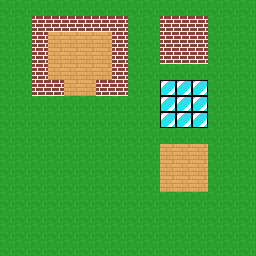

A 2D game scene composited from a Tiled map and its tileset images. What follows is a short description and the map's XML, with each tile layer's data collapsed to a summary:
An orthogonal 16x16 tile map with 16x16 px tiles, 2 tile layers (Tile Layer 1, casa).

<map version="1.0" orientation="orthogonal" renderorder="right-down" width="16" height="16" tilewidth="16" tileheight="16" nextobjectid="1">
 <tileset firstgid="1" name="map" tilewidth="16" tileheight="16" spacing="4" margin="3">
  <image source="map.png" width="82" height="22" />
 </tileset>
 <layer name="Tile Layer 1" width="16" height="16">
  <data>[256 cells, 256 non-empty, 2 distinct tile ids]</data>
 </layer>
 <layer name="casa" width="16" height="16">
  <data>[256 cells, 43 non-empty, 3 distinct tile ids]</data>
 </layer>
</map>